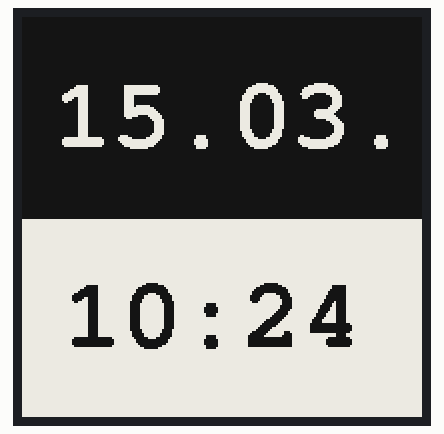
Bench run of a program on a simulated Raspberry Pi (BCM pin numbers). Parts: 200×200 one-colour display. The clock reads 2024-03-15 10:24:30 at power-on unless the program sets it; files the program writes start out absent; an e-paper refresh takes a nominal 2 s (0.4 s partial, 12 s with colour); library files of the repository ran but are not shown: epd1in54.py.

Above: at 3.0 s.
At 33.9 s:
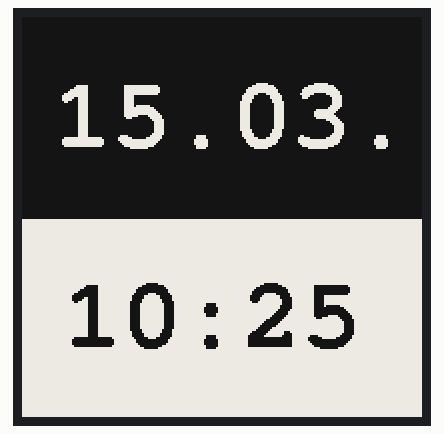
At 93.8 s:
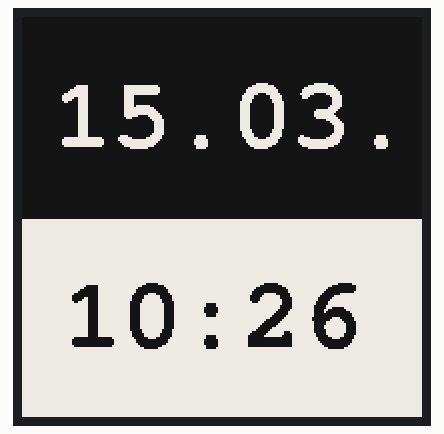

The program:

custom_main_clock.py
```python
import epd1in54
from time import sleep
from PIL import Image, ImageDraw, ImageFont
from datetime import datetime


def drawImage():
    epd = epd1in54.EPD()
    epd.init(epd.lut_full_update)

    # For simplicity, the arguments are explicit numerical coordinates
    # Clear the whole frame with the code 255
    image = Image.new('1', (epd1in54.EPD_WIDTH, epd1in54.EPD_HEIGHT), 255)
    draw = ImageDraw.Draw(image)
    font = ImageFont.truetype(
        '/usr/share/fonts/truetype/freefont/FreeMonoBold.ttf', 50)

    draw.rectangle((0, 0, 200, 100), fill=0)
    draw.text((15, 25), datetime.now().strftime('%d.%m.'), font=font, fill=255)
    draw.text((20, 125), datetime.now().strftime('%H:%M'), font=font, fill=0)

    # Clear frame memory and set new frame memory
    epd.clear_frame_memory(0xFF)
    epd.set_frame_memory(image, 0, 0)

    # display frame
    epd.display_frame()

    # save current display image
    image.save("current_image.png", "PNG")


def main():
    while True:
        # draw image with current time
        drawImage()
        # sleep until the next minute
        sleep(60 - datetime.now().second)


if __name__ == '__main__':
    main()
```

Measured:
- what the display in image 0 shows lasts 31.0 s, from 2.9 s to 33.9 s
- what the display in image 1 shows lasts 59.9 s, from 33.9 s to 93.8 s
